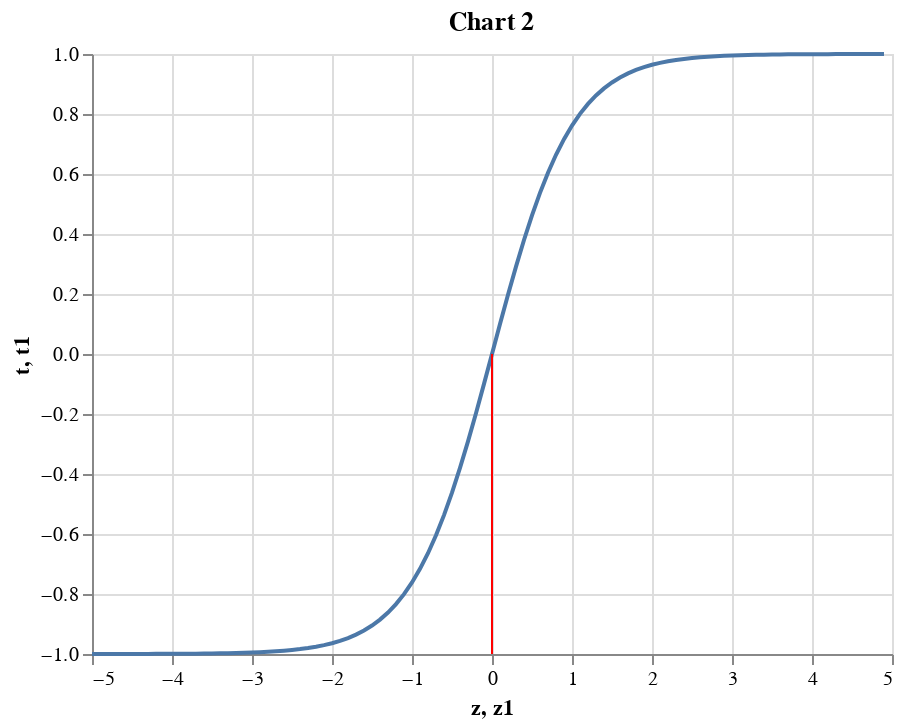

Notebook code cell kept with this figure:
### Markdown cell above
In practice, the scaling factor can be omitted with no relevant side effects, as it's done today. 

The shape of the scaled tanh function is similar to the sigmoid but the tanh can take negative values and the threshold point is at $0,0$:

### Code cell
import numpy as np
import altair as alt
import pandas as pd
z = np.arange(-5.0,5.0, 0.1)
t = np.tanh(z)
df = pd.DataFrame({"t":t, "z":z})
df["z1"] = 0
df["t1"] = -1
tanh = alt.Chart(df).mark_line().encode(x="z", y="t")
threshold = alt.Chart(df).mark_rule(color="red").encode(x="z1", y="t1")
(tanh + threshold).properties(title='Chart 2')

### Figure 1 — Vega-Lite specification as saved in the notebook (floating-point values rounded to 4 significant figures)
{"config": {"view": {"continuousWidth": 400, "continuousHeight": 300}}, "layer": [{"mark": "line", "encoding": {"x": {"type": "quantitative", "field": "z"}, "y": {"type": "quantitative", "field": "t"}}}, {"mark": {"type": "rule", "color": "red"}, "encoding": {"x": {"type": "quantitative", "field": "z1"}, "y": {"type": "quantitative", "field": "t1"}}}], "data": {"name": "data-26785d68b27a022afca9cca44793e3af"}, "title": "Chart 2", "$schema": "https://vega.github.io/schema/vega-lite/v4.0.2.json", "datasets": {"data-26785d68b27a022afca9cca44793e3af": [{"t": -0.9999, "z": -5.0, "z1": 0, "t1": -1}, {"t": -0.9999, "z": -4.9, "z1": 0, "t1": -1}, {"t": -0.9999, "z": -4.8, "z1": 0, "t1": -1}, {"t": -0.9998, "z": -4.7, "z1": 0, "t1": -1}, {"t": -0.9998, "z": -4.6, "z1": 0, "t1": -1}, {"t": -0.9998, "z": -4.5, "z1": 0, "t1": -1}, {"t": -0.9997, "z": -4.4, "z1": 0, "t1": -1}, {"t": -0.9996, "z": -4.3, "z1": 0, "t1": -1}, {"t": -0.9996, "z": -4.2, "z1": 0, "t1": -1}, {"t": -0.9995, "z": -4.1, "z1": 0, "t1": -1}, {"t": -0.9993, "z": -4.0, "z1": 0, "t1": -1}, {"t": -0.9992, "z": -3.9, "z1": 0, "t1": -1}, {"t": -0.999, "z": -3.8, "z1": 0, "t1": -1}, {"t": -0.9988, "z": -3.7, "z1": 0, "t1": -1}, {"t": -0.9985, "z": -3.6, "z1": 0, "t1": -1}, {"t": -0.9982, "z": -3.5, "z1": 0, "t1": -1}, {"t": -0.9978, "z": -3.4, "z1": 0, "t1": -1}, {"t": -0.9973, "z": -3.3, "z1": 0, "t1": -1}, {"t": -0.9967, "z": -3.2, "z1": 0, "t1": -1}, {"t": -0.9959, "z": -3.1, "z1": 0, "t1": -1}, {"t": -0.9951, "z": -3.0, "z1": 0, "t1": -1}, {"t": -0.994, "z": -2.9, "z1": 0, "t1": -1}, {"t": -0.9926, "z": -2.8, "z1": 0, "t1": -1}, {"t": -0.991, "z": -2.7, "z1": 0, "t1": -1}, {"t": -0.989, "z": -2.6, "z1": 0, "t1": -1}, {"t": -0.9866, "z": -2.5, "z1": 0, "t1": -1}, {"t": -0.9837, "z": -2.4, "z1": 0, "t1": -1}, {"t": -0.9801, "z": -2.3, "z1": 0, "t1": -1}, {"t": -0.9757, "z": -2.2, "z1": 0, "t1": -1}, {"t": -0.9705, "z": -2.1, "z1": 0, "t1": -1}, {"t": -0.964, "z": -2.0, "z1": 0, "t1": -1}, {"t": -0.9562, "z": -1.9, "z1": 0, "t1": -1}, {"t": -0.9468, "z": -1.8, "z1": 0, "t1": -1}, {"t": -0.9354, "z": -1.7, "z1": 0, "t1": -1}, {"t": -0.9217, "z": -1.6, "z1": 0, "t1": -1}, {"t": -0.9051, "z": -1.5, "z1": 0, "t1": -1}, {"t": -0.8854, "z": -1.4, "z1": 0, "t1": -1}, {"t": -0.8617, "z": -1.3, "z1": 0, "t1": -1}, {"t": -0.8337, "z": -1.2, "z1": 0, "t1": -1}, {"t": -0.8005, "z": -1.1, "z1": 0, "t1": -1}, {"t": -0.7616, "z": -1.0, "z1": 0, "t1": -1}, {"t": -0.7163, "z": -0.9, "z1": 0, "t1": -1}, {"t": -0.664, "z": -0.8, "z1": 0, "t1": -1}, {"t": -0.6044, "z": -0.7, "z1": 0, "t1": -1}, {"t": -0.537, "z": -0.6, "z1": 0, "t1": -1}, {"t": -0.4621, "z": -0.5, "z1": 0, "t1": -1}, {"t": -0.3799, "z": -0.4, "z1": 0, "t1": -1}, {"t": -0.2913, "z": -0.3, "z1": 0, "t1": -1}, {"t": -0.1974, "z": -0.2, "z1": 0, "t1": -1}, {"t": -0.09967, "z": -0.1, "z1": 0, "t1": -1}, {"t": -1.776e-14, "z": -1.776e-14, "z1": 0, "t1": -1}, {"t": 0.09967, "z": 0.1, "z1": 0, "t1": -1}, {"t": 0.1974, "z": 0.2, "z1": 0, "t1": -1}, {"t": 0.2913, "z": 0.3, "z1": 0, "t1": -1}, {"t": 0.3799, "z": 0.4, "z1": 0, "t1": -1}, {"t": 0.4621, "z": 0.5, "z1": 0, "t1": -1}, {"t": 0.537, "z": 0.6, "z1": 0, "t1": -1}, {"t": 0.6044, "z": 0.7, "z1": 0, "t1": -1}, {"t": 0.664, "z": 0.8, "z1": 0, "t1": -1}, {"t": 0.7163, "z": 0.9, "z1": 0, "t1": -1}, {"t": 0.7616, "z": 1.0, "z1": 0, "t1": -1}, {"t": 0.8005, "z": 1.1, "z1": 0, "t1": -1}, {"t": 0.8337, "z": 1.2, "z1": 0, "t1": -1}, {"t": 0.8617, "z": 1.3, "z1": 0, "t1": -1}, {"t": 0.8854, "z": 1.4, "z1": 0, "t1": -1}, {"t": 0.9051, "z": 1.5, "z1": 0, "t1": -1}, {"t": 0.9217, "z": 1.6, "z1": 0, "t1": -1}, {"t": 0.9354, "z": 1.7, "z1": 0, "t1": -1}, {"t": 0.9468, "z": 1.8, "z1": 0, "t1": -1}, {"t": 0.9562, "z": 1.9, "z1": 0, "t1": -1}, {"t": 0.964, "z": 2.0, "z1": 0, "t1": -1}, {"t": 0.9705, "z": 2.1, "z1": 0, "t1": -1}, {"t": 0.9757, "z": 2.2, "z1": 0, "t1": -1}, {"t": 0.9801, "z": 2.3, "z1": 0, "t1": -1}, {"t": 0.9837, "z": 2.4, "z1": 0, "t1": -1}, {"t": 0.9866, "z": 2.5, "z1": 0, "t1": -1}, {"t": 0.989, "z": 2.6, "z1": 0, "t1": -1}, {"t": 0.991, "z": 2.7, "z1": 0, "t1": -1}, {"t": 0.9926, "z": 2.8, "z1": 0, "t1": -1}, {"t": 0.994, "z": 2.9, "z1": 0, "t1": -1}, {"t": 0.9951, "z": 3.0, "z1": 0, "t1": -1}, {"t": 0.9959, "z": 3.1, "z1": 0, "t1": -1}, {"t": 0.9967, "z": 3.2, "z1": 0, "t1": -1}, {"t": 0.9973, "z": 3.3, "z1": 0, "t1": -1}, {"t": 0.9978, "z": 3.4, "z1": 0, "t1": -1}, {"t": 0.9982, "z": 3.5, "z1": 0, "t1": -1}, {"t": 0.9985, "z": 3.6, "z1": 0, "t1": -1}, {"t": 0.9988, "z": 3.7, "z1": 0, "t1": -1}, {"t": 0.999, "z": 3.8, "z1": 0, "t1": -1}, {"t": 0.9992, "z": 3.9, "z1": 0, "t1": -1}, {"t": 0.9993, "z": 4.0, "z1": 0, "t1": -1}, {"t": 0.9995, "z": 4.1, "z1": 0, "t1": -1}, {"t": 0.9996, "z": 4.2, "z1": 0, "t1": -1}, {"t": 0.9996, "z": 4.3, "z1": 0, "t1": -1}, {"t": 0.9997, "z": 4.4, "z1": 0, "t1": -1}, {"t": 0.9998, "z": 4.5, "z1": 0, "t1": -1}, {"t": 0.9998, "z": 4.6, "z1": 0, "t1": -1}, {"t": 0.9998, "z": 4.7, "z1": 0, "t1": -1}, {"t": 0.9999, "z": 4.8, "z1": 0, "t1": -1}, {"t": 0.9999, "z": 4.9, "z1": 0, "t1": -1}]}}
